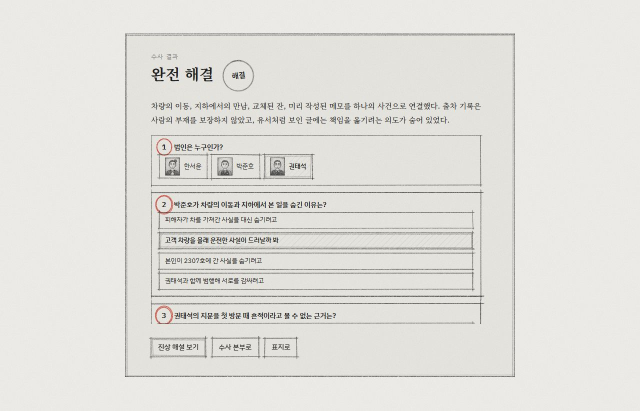
#> input picture design/review-text-only-solved.jpg, 1280 x 821 px, given in place of review-text-only-solved.jpg.webp, which was not available (shown at 1/2 size)
$ python -i art-cutout.py   (imports and definitions only)
#> lines starting #> are read from the running program, lines starting #| are printed output that depends on the picture; after the words box and inside, x2 and y2 are one past the last pixel; in counts of white or black regions, pixels touching at a corner belong together
"""생성 일러스트 후처리 (2026-10-16).

- cover-files: 종이 배경을 투명하게 오려 낸다(누끼). 테두리에서 이어진 배경만 지우고, 그 안의 연필 그림자는 반투명으로 남긴다.
- episode-*: 가장자리의 바랜 종이 여백을 잘라 그림이 액자를 꽉 채우게 한다.

원본은 design/evidence-production/originals/ 에 한 번만 보관하고, 다시 돌리면 원본에서 새로 만든다.
사용: python scripts/art-cutout.py
"""
import shutil
from pathlib import Path

import numpy as np
from PIL import Image, ImageFilter
from scipy import ndimage

ROOT = Path(__file__).resolve().parent.parent
ART = ROOT / 'src/assets/illustrations'
KEEP = ROOT / 'design/evidence-production/originals'


def original(name: str) -> Image.Image:
#> called with name = '../design/review-text-only-solved.jpg'
    KEEP.mkdir(parents=True, exist_ok=True)
    src, keep = ART / f'{name}.webp', KEEP / f'{name}.webp'
    if not keep.exists():
        shutil.copy2(src, keep)
    return Image.open(keep).convert('RGB')
#> returned value is the input picture: PIL image 1280x821 RGB; mean R, G, B 225.7, 224.6, 220.1


def cutout(name: str, tol: float = 16, shadow: float = 70) -> None:
    im = original(name)
    a = np.asarray(im).astype(np.float32)
    h, w, _ = a.shape
#> h = 821; w = 1280
    border = np.concatenate([a[:6].reshape(-1, 3), a[-6:].reshape(-1, 3), a[:, :6].reshape(-1, 3), a[:, -6:].reshape(-1, 3)])
    bg = np.median(border, axis=0)
#> bg = [235, 234, 230]
    diff = np.abs(a - bg).max(axis=2)
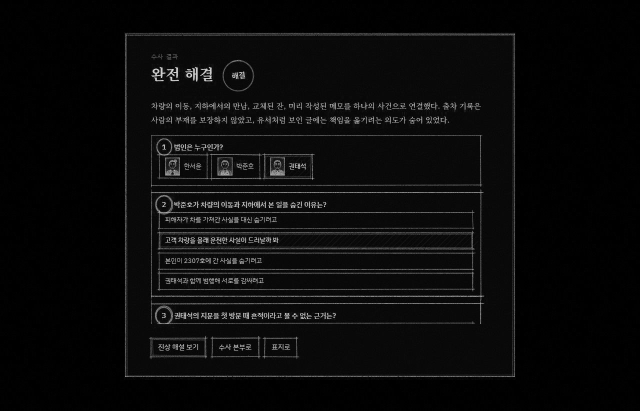
#> diff: shape (821, 1280) float32 (shown at 1/2 size); min 0, max 235, mean 10.3
    # 테두리와 이어진 배경색 영역 (연필 그림자도 배경 쪽으로 넓게 잡는다)
    lum = a.mean(axis=2)
    bglum = bg.mean()
#> bglum = 233
    near = (diff < tol) | ((bglum - lum) < shadow) & (np.abs(a - a.mean(axis=2, keepdims=True)).max(axis=2) < 14)
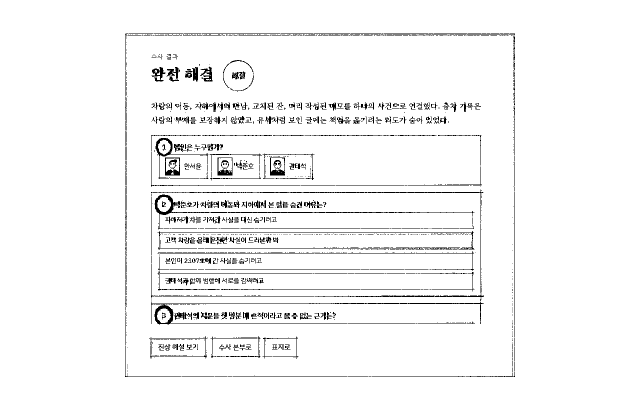
#> near: shape (821, 1280) bool (shown at 1/2 size); 96.2% white; black in thin lines or dots, all inside (x1, y1, x2, y2) = (250, 67, 1030, 754)
    near = ndimage.binary_opening(near, iterations=1)
#> near: shape (821, 1280) bool; 95.4% white; 716 black regions (424 under 20 px), largest, box (x1, y1, x2, y2) and area: (404, 67, 1030, 84) 2306, (302, 603, 694, 649) 1488, (315, 462, 948, 500) 1426
    lab, _ = ndimage.label(near)
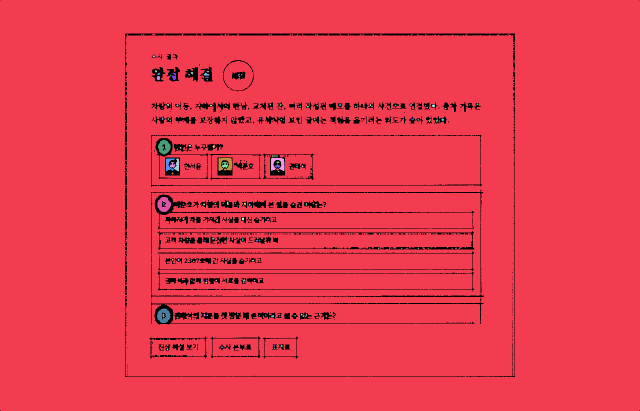
#> lab: shape (821, 1280) int32 (shown at 1/2 size); 164 distinct labels, from 0 to 163; one colour per label, 0 black
    edge_labels = set(np.unique(np.concatenate([lab[0], lab[-1], lab[:, 0], lab[:, -1]]))) - {0}
#> edge_labels = 1 item
    region = np.isin(lab, list(edge_labels))
#> region: shape (821, 1280) bool; 95% white; 708 black regions (419 under 20 px), largest, box (x1, y1, x2, y2) and area: (404, 67, 1030, 84) 2306, (302, 603, 694, 649) 2087, (309, 389, 455, 459) 1832
    # 배경 영역: 어두운 만큼(연필 그림자)만 남긴다
    dark = np.clip((bglum - lum) / shadow, 0, 1) ** 0.8
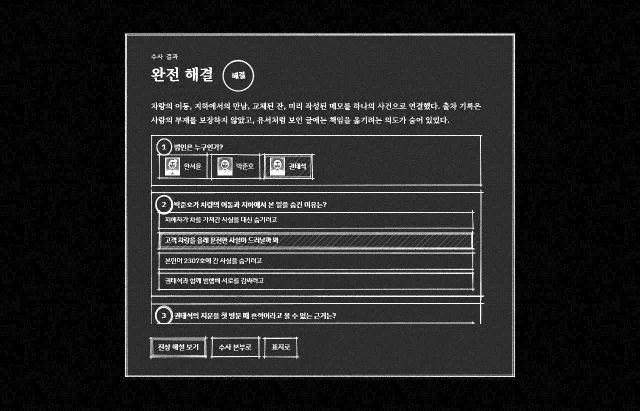
#> dark: shape (821, 1280) float32 (shown at 1/2 size); min 0, max 1, mean 0.142
    alpha = np.where(region, dark * 0.85, 1.0)
    # 경계를 부드럽게
    soft = np.asarray(Image.fromarray((alpha * 255).astype(np.uint8)).filter(ImageFilter.GaussianBlur(1.2))).astype(np.float32) / 255
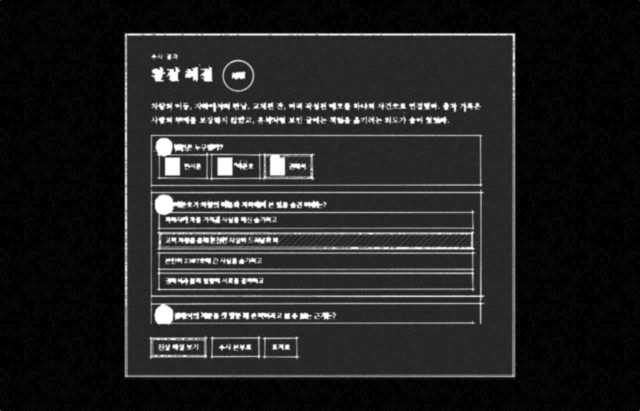
#> soft: shape (821, 1280) float32 (shown at 1/2 size); min 0, max 1, mean 0.135
    alpha = np.where(region, np.minimum(soft, alpha + 0.15), np.maximum(alpha, soft))
    rgb = np.where(region[..., None], np.clip(a * 0.55, 0, 255), a)  # 그림자는 짙은 연필색으로
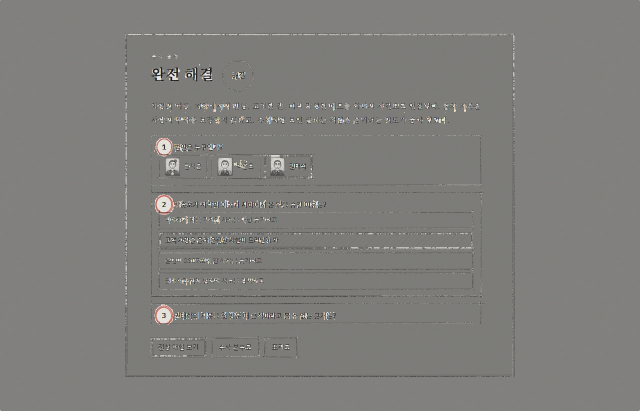
#> rgb: shape (821, 1280, 3) float32 (shown at 1/2 size); mean R, G, B 127.2, 126.7, 124.2
    out = np.dstack([rgb, alpha * 255]).astype(np.uint8)
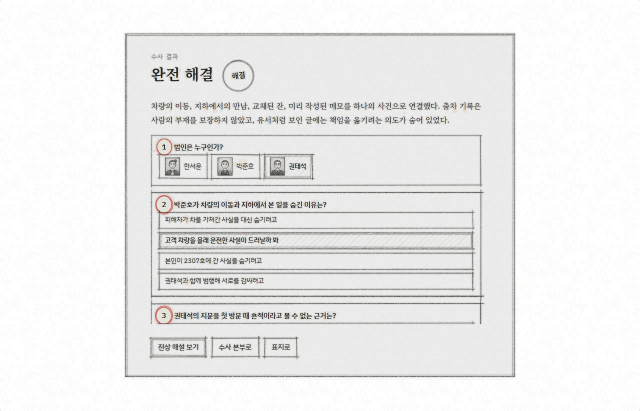
#> out: shape (821, 1280, 4) (shown at 1/2 size); mean R, G, B, A 126.8, 126.2, 123.6, 36.4; transparent parts drawn white
    Image.fromarray(out, 'RGBA').save(ART / f'{name}.webp', 'WEBP', quality=90, method=6)
    print(name, 'cutout', f'bg={bg.round()}', f'transparent={(alpha < 0.05).mean():.0%}')
#| ../design/review-text-only-solved.jpg cutout bg=[235. 234. 230.] transparent=48%


def crop_margin(name: str, frac: float = 0.055) -> None:
    im = original(name)
    w, h = im.size
    dx, dy = int(w * frac), int(h * frac)
    im.crop((dx, dy, w - dx, h - dy)).save(ART / f'{name}.webp', 'WEBP', quality=90, method=6)
    print(name, 'crop', im.size, '->', (w - 2 * dx, h - 2 * dy))


# [4 lines not run here, left out]

>>> result = cutout('../design/review-text-only-solved.jpg')
